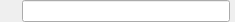
<?xml version="1.0" encoding="UTF-8"?>
<ui version="4.0">
 <class>FormWidget</class>
 <widget class="QWidget" name="FormWidget">
  <property name="geometry">
   <rect>
    <x>0</x>
    <y>0</y>
    <width>235</width>
    <height>22</height>
   </rect>
  </property>
  <property name="windowTitle">
   <string>Form</string>
  </property>
  <layout class="QHBoxLayout" name="horizontalLayout">
   <property name="spacing">
    <number>10</number>
   </property>
   <property name="leftMargin">
    <number>5</number>
   </property>
   <property name="topMargin">
    <number>0</number>
   </property>
   <property name="rightMargin">
    <number>5</number>
   </property>
   <property name="bottomMargin">
    <number>0</number>
   </property>
   <item>
    <widget class="QLabel" name="label">
     <property name="text">
      <string/>
     </property>
    </widget>
   </item>
   <item>
    <widget class="QLineEdit" name="lineEdit"/>
   </item>
  </layout>
 </widget>
 <resources/>
 <connections/>
</ui>
